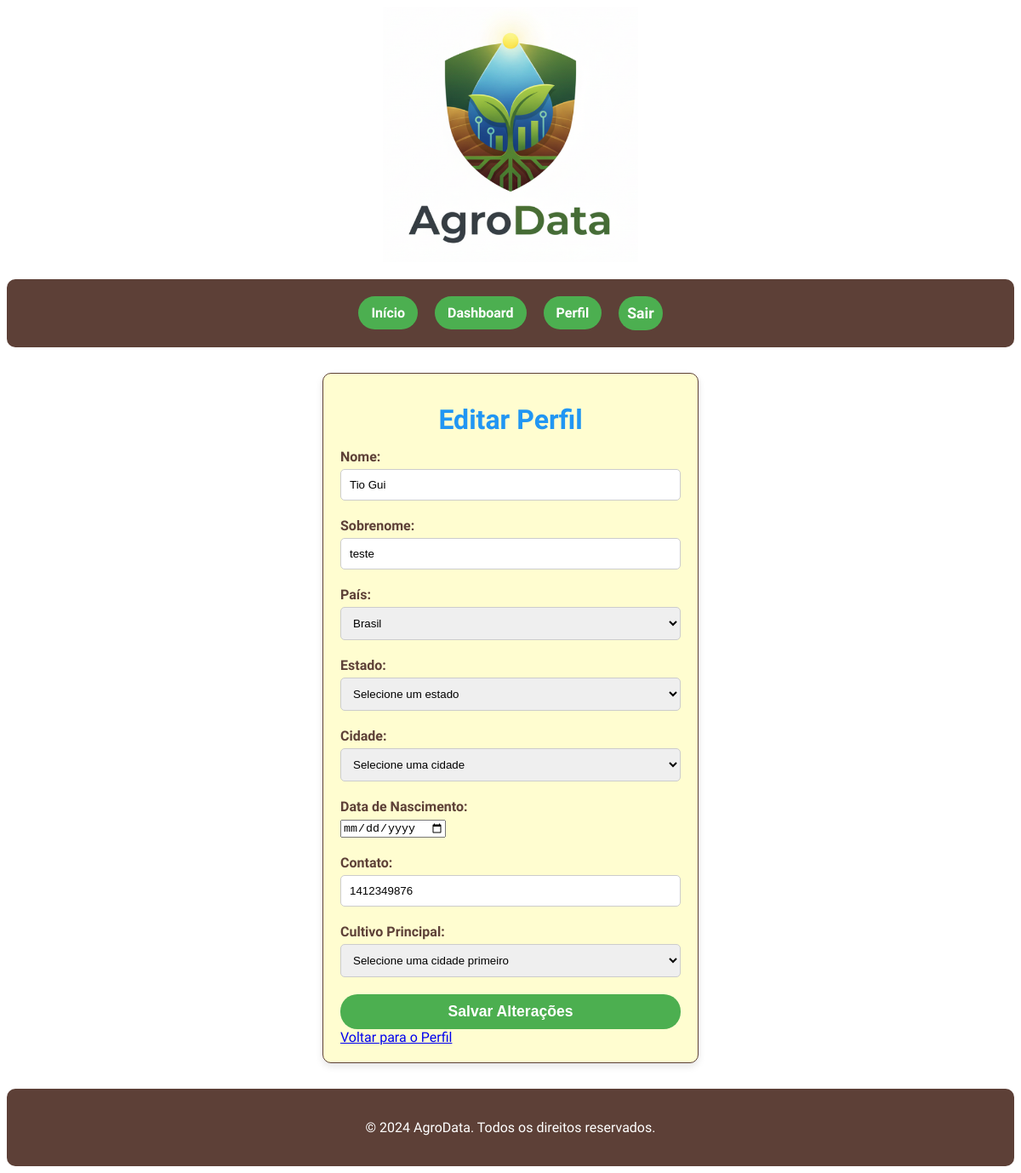
The app's page /dashboard/profile/edit/ (signed in) with its own data.
### agro_app/models.py (models this page shows, shortened)
class Profile(models.Model):
    user = models.OneToOneField(User, on_delete=models.CASCADE)
    first_name = models.CharField(max_length=100, blank=True, null=True, verbose_name="Primeiro Nome")
    last_name = models.CharField(max_length=100, blank=True, null=True, verbose_name="Sobrenome")
    birth_date = models.DateField(blank=True, null=True, verbose_name="Data de Nascimento")
    cultivo_principal = models.CharField(max_length=100, blank=True, null=True, verbose_name="Cultivo Principal")
    contact = models.CharField(max_length=15, blank=True, null=True, verbose_name="Contato (Telefone/WhatsApp)")
    pais = models.CharField(
        max_length=100,
        null=True,
        blank=True,
        verbose_name="País"
    )
    estado = models.CharField(
        max_length=2,
        null=True,
        blank=True,
        verbose_name="Estado (ID IBGE)"
    )
    cidade = models.CharField(
        max_length=7,
        null=True,
        blank=True,
        verbose_name="Município (ID IBGE)"
    )
    telefone = models.CharField(max_length=15, blank=True, null=True)
    data_criacao = models.DateTimeField(auto_now_add=True)
    class Meta:
        verbose_name = "Perfil"
        verbose_name_plural = "Perfis"

### agro_app/views.py (the view)
# urls.py: path('profile/edit/', views.profile_edit, name='profile_edit'),
@login_required
def profile_edit(request):
    user_profile, created = Profile.objects.get_or_create(user=request.user)
    if request.method == 'POST':
        form = ProfileForm(request.POST, instance=user_profile)
        if form.is_valid():
            form.instance.pais = request.POST.get('pais', None)
            form.instance.cidade = request.POST.get('cidade', None)
            form.instance.estado = request.POST.get('estado', None)
            form.instance.cultivo_principal = request.POST.get('cultivo_principal', None)
            form.save()
            messages.success(request, 'Perfil atualizado com sucesso!')
            return redirect('agro_app:profile')
        else:
            messages.error(request, 'Erro ao atualizar o perfil. Verifique os campos.')
    else:
        form = ProfileForm(instance=user_profile)
    city_name = get_city_name_from_id(user_profile.cidade) if user_profile.cidade else None
    state_name = get_state_name_from_id(user_profile.estado) if user_profile.estado else None
    context = {
        'form': form,
        'profile': user_profile,
        'city_name': city_name,
        'state_name': state_name,
    }
    return render(request, 'profile_edit.html', context)

### agro_app/views.py (called while the page is built)
def get_city_name_from_id(city_id):
    if not city_id: return None
    try:
        url = f"https://servicodados.ibge.gov.br/api/v1/localidades/municipios/{city_id}"
        response = requests.get(url, timeout=5)
        response.raise_for_status()
        data = response.json()
        return data.get('nome')
    except (requests.RequestException, json.JSONDecodeError):
        return None

def get_state_name_from_id(state_id):
    if not state_id: return None
    try:
        url = f"https://servicodados.ibge.gov.br/api/v1/localidades/estados/{state_id}"
        response = requests.get(url, timeout=5)
        response.raise_for_status()
        data = response.json()
        return data.get('sigla')
    except (requests.RequestException, json.JSONDecodeError):
        return None

### agro_app/templates/profile_edit.html (shortened to what this page needs)
{% extends 'base.html' %}
{% load static %}
{% block content %}
<div class="auth-card">
    <h2 class="sub-title">Editar Perfil</h2>
    <form method="post">
        <div class="form-field">
            <label for="{{ form.first_name.id_for_label }}">Nome:</label>
            {{ form.first_name }}
        </div>
        <div class="form-field">
            <label for="{{ form.last_name.id_for_label }}">Sobrenome:</label>
            {{ form.last_name }}
        </div>
        <div class="form-field">
            <label for="{{ form.pais.id_for_label }}">País:</label>
            {{ form.pais }}
        </div>
        <div class="form-field">
            <label for="{{ form.estado.id_for_label }}">Estado:</label>
            <select id="{{ form.estado.id_for_label }}" name="{{ form.estado.name }}" class="form-control">
                <option value="">Selecione um estado</option>
            </select>
        </div>
        <div class="form-field">
            <label for="{{ form.cidade.id_for_label }}">Cidade:</label>
            <select id="{{ form.cidade.id_for_label }}" name="{{ form.cidade.name }}" class="form-control">
                <option value="">Selecione uma cidade</option>
            </select>
        </div>
        <div class="form-field">
            <label for="{{ form.birth_date.id_for_label }}">Data de Nascimento:</label>
            {{ form.birth_date }}
        </div>
        <div class="form-field">
            <label for="{{ form.contact.id_for_label }}">Contato:</label>
            {{ form.contact }}
        </div>
        <div class="form-field">
            <label for="cultivo-select">Cultivo Principal:</label>
            <select id="cultivo-select" name="{{ form.cultivo_principal.name }}" class="form-control">
                <option value="">Selecione uma cidade primeiro</option>
            </select>
        </div>
        <button type="submit">Salvar Alterações</button>
    </form>
    <a href="{% url 'agro_app:profile' %}">Voltar para o Perfil</a>
</div>
{% endblock %}

### static/assets/css/main.css (style rules this page uses)
body { font-family: "Ubuntu", sans-serif; }
.sub-title { font-family: "Story Script", sans-serif; color: #2196F3; text-align: center; font-size: 2em; font-weight: bold; margin: 15px 0; }
.auth-card { background-color: #FFFDD0; border: 1px solid #5D4037; border-radius: 10px; box-shadow: 0 4px 8px rgba(0, 0, 0, 0.1); padding: 20px; margin: 20px auto; max-width: 400px; }
.form-field { margin-bottom: 20px; }
.form-field label { display: block; font-weight: bold; margin-bottom: 5px; color: #5D4037; }
.form-field input[type="text"], .form-field input[type="password"] { width: 100%; padding: 10px; border: 1px solid #ccc; border-radius: 5px; box-sizing: border-box; }
.form-field input[type="number"], .form-field select, .form-field-input { width: 100%; padding: 10px; border: 1px solid #ccc; border-radius: 5px; box-sizing: border-box; }
button[type="submit"] { display: block; width: 100%; padding: 10px; background-color: #4CAF50; color: #fff; border: none; border-radius: 20px; font-size: 1.1em; font-weight: bold; cursor: pointer; transition: background-color 0.3s ease; }

### records on screen
Profile: first_name "Tio Gui", last_name "teste", pais "Brasil", contact "1412349876"
